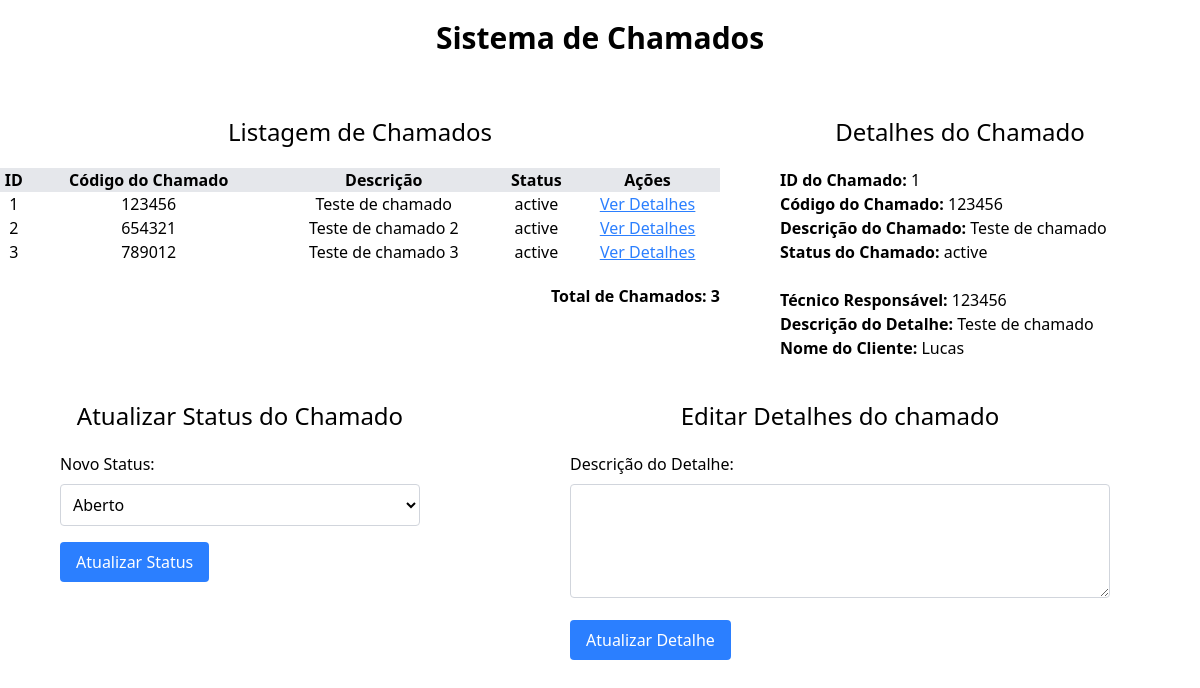
Screenshot of /view/chamados.php?id=1 with the database file from the repository.
### tables this page shows
CREATE TABLE IF NOT EXISTS Calleds(
    id INT AUTO_INCREMENT primary key,
    id_user INT NOT NULL,
    code_called INT NOT NULL UNIQUE,
    description VARCHAR(255) NOT NULL,
    estatus VARCHAR(255) NOT NULL DEFAULT 'active',
    created_at TIMESTAMP DEFAULT CURRENT_TIMESTAMP,
    updated_at TIMESTAMP DEFAULT CURRENT_TIMESTAMP ON UPDATE CURRENT_TIMESTAMP,
    FOREIGN KEY (id_user) REFERENCES Users(id) ON DELETE CASCADE
);

CREATE TABLE IF NOT EXISTS Calleds_technicians(
    id INT AUTO_INCREMENT primary key,
    id_called INT NOT NULL,
    id_technician INT NOT NULL,
    matricula_technician VARCHAR(255) NOT NULL,
    description VARCHAR(255) NULL,
    created_at TIMESTAMP DEFAULT CURRENT_TIMESTAMP,
    updated_at TIMESTAMP DEFAULT CURRENT_TIMESTAMP ON UPDATE CURRENT_TIMESTAMP,
    FOREIGN KEY (id_called) REFERENCES Calleds(id) ON DELETE CASCADE,
    FOREIGN KEY (id_technician) REFERENCES Technicians(id) ON DELETE CASCADE
);

CREATE TABLE IF NOT EXISTS Users(
    id INT AUTO_INCREMENT primary key,
    name VARCHAR(255) NOT NULL,
    cpf VARCHAR(255) NOT NULL UNIQUE,
    email VARCHAR(255) NOT NULL UNIQUE,
    telephone VARCHAR(255) NOT NULL,
    password VARCHAR(255) NOT NULL,
    tipo VARCHAR(255) NOT NULL DEFAULT 'user',
    estatus VARCHAR(255) NOT NULL DEFAULT 'active',
    created_at TIMESTAMP DEFAULT CURRENT_TIMESTAMP,
    updated_at TIMESTAMP DEFAULT CURRENT_TIMESTAMP ON UPDATE CURRENT_TIMESTAMP
);

### model/tectechniciansCallled.php (called while the page is built, shortened)
<?php
require_once '../factory/conexao.php';
class TechniciansCalled
{
    private $db;
    public function __construct()
    {
        $dbInstance = new Caminho();
        $this->db = $dbInstance->getConn();
    }
    public function listAllCalleds()
    {
        try {
            $query = "SELECT * FROM Calleds";
            $stmt = $this->db->prepare($query);
            $stmt->execute();
            return $stmt->fetchAll(PDO::FETCH_ASSOC);
        } catch (PDOException $e) {
            error_log("Erro ao listar chamados: " . $e->getMessage());
            return false;
        }
    }
}

### factory/conexao.php (called while the page is built)
<?php
class Caminho
{
    public static $usuario = "root";
    public static $senha = "";
    public static $connect = null;
    private static function Conectar()
    {
        try {
            if (self::$connect == null) {
                self::$connect = new PDO(
                        'mysql:host=localhost;
                     dbname=technical_enterprise;',
                        self::$usuario,
                        self::$senha
                    );
            }
        } catch (Exception $ex) {
            echo 'Mensagem: ' . $ex->getMessage();
            die;
        }
        return self::$connect;
    }
    public function getConn()
    {
        return self::Conectar();
    }
}

### model/userCalled.php (called while the page is built, shortened)
<?php
require_once '../factory/conexao.php';
class userCalled
{
    private $db;
    public function __construct()
    {
        $dbInstance = new Caminho();
        $this->db = $dbInstance->getConn();
    }
    public function getDetailsUSer($idCalled)
    {
        try {
            $query = "SELECT
                c.id AS called_id,
                c.code_called,
                c.description AS called_description,
                c.estatus AS called_status,
                ct.id AS detail_id,
                ct.id_technician,
                ct.matricula_technician,
                ct.description AS detail_description,
                u.name AS client_name
                  FROM Calleds c
                  LEFT JOIN Calleds_technicians ct ON c.id = ct.id_called
                  LEFT JOIN Users u ON c.id_user = u.id
                  WHERE c.id = ?";
            $stmt = $this->db->prepare($query);
            $stmt->execute([$idCalled]);
            $result = $stmt->fetch(PDO::FETCH_ASSOC);
            return $result ? $result : null;
        } catch (PDOException $e) {
            error_log("Erro ao obter detalhes do chamado: " . $e->getMessage());
            return false;
        }
    }
}

### view/chamados.php (the view, shortened to what this page needs)
<?php require_once '../model/tectechniciansCallled.php'; ?>
<?php require_once '../model/userCalled.php'; ?>
<!DOCTYPE html>
<html lang="pt-br">
<head>
    <script src="https://cdn.jsdelivr.net/npm/@tailwindcss/browser@4"></script>
</head>
<body>
    <header>
        <h1 class="text-3xl flex justify-center my-5 font-semibold">Sistema de Chamados</h1>
    </header>
    <section class="w-full">
        <section id="chamados" class="w-full flex flex-row">
            <section id="listagem" class="w-3/5 flex flex-col items-center mt-10">
                <h2 class="text-2xl flex justify-center">Listagem de Chamados</h2>
                <table class="w-full px-5 mt-5 justify-center [&>td]:text-center">
                    <thead class="bg-gray-200">
                        <tr>
                            <th>ID</th>
                            <th>Código do Chamado</th>
                            <th>Descrição</th>
                            <th>Status</th>
                            <th>Ações</th>
                        </tr>
                    </thead>
                    <tbody>
                        <?php
                        $techniciansCalled = new TechniciansCalled();
                        $calleds = $techniciansCalled->listAllCalleds();
                        if ($calleds) {
                            foreach ($calleds as $called) {
                                echo "<tr>";
                                echo "<td class='text-center'>" . htmlspecialchars($called['id']) . "</td>";
                                echo "<td class='text-center'>" . htmlspecialchars($called['code_called']) . "</td>";
                                echo "<td class='text-center'>" . htmlspecialchars($called['description']) . "</td>";
                                echo "<td class='text-center'>" . htmlspecialchars($called['estatus']) . "</td>";
                                echo "<td class='text-center underline'><a href='?id=" . htmlspecialchars($called['id']) . "' class='text-blue-500'>Ver Detalhes</a></td>";
                                echo "</tr>";
                            }
                        } else {
                            echo "<tr><td colspan='5'>Nenhum chamado encontrado.</td></tr>";
                        }
                        ?>
                    </tbody>
                    <tfoot>
                        <tr>
                            <td colspan="5" class="text-end font-semibold pt-5">Total de Chamados: <?php echo count($calleds); ?></td>
                        </tr>
                    </tfoot>
                </table>
            </section>
            <section id="detalhes" class="w-2/5 flex flex-col items-center mt-10">
                <h2 class="text-2xl flex justify-center">Detalhes do Chamado</h2>
                <?php
                if (isset($_GET['id'])) {
                    $idCalled = $_GET['id'];
                    $userCalled = new userCalled();
                    $details = $userCalled->getDetailsUSer($idCalled);
                    if ($details) {
                        echo "<div class='w-3/4 mx-auto mt-5'>";
                        echo "<p><strong>ID do Chamado:</strong> " . htmlspecialchars($details['called_id']) . "</p>";
                        echo "<p><strong>Código do Chamado:</strong> " . htmlspecialchars($details['code_called']) . "</p>";
                        echo "<p><strong>Descrição do Chamado:</strong> " . htmlspecialchars($details['called_description']) . "</p>";
                        echo "<p><strong>Status do Chamado:</strong> " . htmlspecialchars($details['called_status']) . "</p>";
                        echo "<br>";
                        echo "<p><strong>Técnico Responsável:</strong> " . htmlspecialchars($details['matricula_technician']) . "</p>";
                        echo "<p><strong>Descrição do Detalhe:</strong> " . htmlspecialchars($details['detail_description']) . "</p>";
                        echo "<p><strong>Nome do Cliente:</strong> " . htmlspecialchars($details['client_name']) . "</p>";
                        echo "</div>";
                    } else {
                        echo "<p>Nenhum detalhe encontrado para o chamado com ID: " . htmlspecialchars($idCalled) . "</p>";
                    }
                }
                ?>
            </section>
        </section>
        <?php
        if (isset($_GET['id'])) { ?>
            <section id="atualizar" class="w-full flex flex-row">
                <section id="atualizar_status" class="w-2/5 flex flex-col items-center mt-10">
                    <h2 class="text-2xl flex justify-center">Atualizar Status do Chamado</h2>
                    <form action="" method="POST" class="w-3/4 mx-auto mt-5">
                        <label for="status" class="block mb-2">Novo Status:</label>
                        <select name="status" id="status" class="border border-gray-300 rounded p-2 mb-4 w-full">
                            <option value="Aberto">Aberto</option>
                        </select>
                        <button type="submit" name="updateStatus" class="bg-blue-500 text-white px-4 py-2 rounded">Atualizar Status</button>
                    </form>
                </section>
                <section id="editar_detalhes" class="w-3/5 flex flex-col items-center mt-10">
                    <h2 class="text-2xl flex justify-center">Editar Detalhes do chamado</h2>
                    <form action="" method="POST" class="w-3/4 mx-auto mt-5">
                        <label for="description" class="block mb-2">Descrição do Detalhe:</label>
                        <textarea name="description" id="description" rows="4" class="border border-gray-300 rounded p-2 mb-4 w-full"></textarea>
                        <button type="submit" name="updateDetail" class="bg-blue-500 text-white px-4 py-2 rounded">Atualizar Detalhe</button>
                    </form>
                </section>
            <?php } ?>
</body>
</html>

### rows the page displays
calleds: id "1", code_called "123456", description "Teste de chamado", estatus "active", calleds_technicians.matricula_technician "123456", calleds_technicians.description "Teste de chamado", id_user.name "Lucas"
calleds: id "2", code_called "654321", description "Teste de chamado 2", estatus "active"
calleds: id "3", code_called "789012", description "Teste de chamado 3", estatus "active"

### other values shown
count($calleds) "3"
